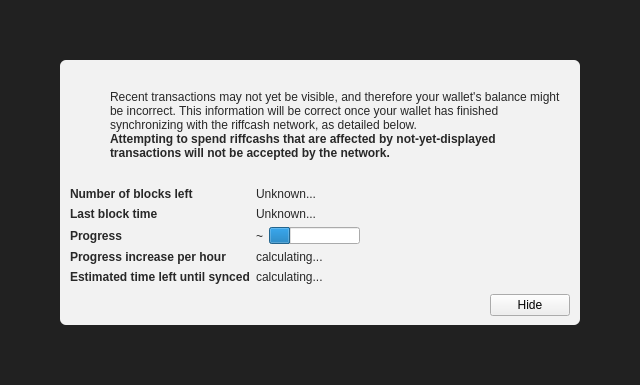
<?xml version="1.0" encoding="UTF-8"?>
<ui version="4.0">
 <class>ModalOverlay</class>
 <widget class="ModalOverlay" name="ModalOverlay">
  <property name="geometry">
   <rect>
    <x>0</x>
    <y>0</y>
    <width>640</width>
    <height>385</height>
   </rect>
  </property>
  <property name="windowTitle">
   <string>Form</string>
  </property>
  <layout class="QVBoxLayout" name="verticalLayout" stretch="0">
   <property name="sizeConstraint">
    <enum>QLayout::SetDefaultConstraint</enum>
   </property>
   <property name="leftMargin">
    <number>0</number>
   </property>
   <property name="topMargin">
    <number>0</number>
   </property>
   <property name="rightMargin">
    <number>0</number>
   </property>
   <property name="bottomMargin">
    <number>0</number>
   </property>
   <item>
    <widget class="QWidget" name="bgWidget" native="true">
     <property name="styleSheet">
      <string notr="true">#bgWidget { background: rgba(0,0,0,220); }</string>
     </property>
     <layout class="QVBoxLayout" name="verticalLayoutMain" stretch="1">
      <property name="leftMargin">
       <number>60</number>
      </property>
      <property name="topMargin">
       <number>60</number>
      </property>
      <property name="rightMargin">
       <number>60</number>
      </property>
      <property name="bottomMargin">
       <number>60</number>
      </property>
      <item>
       <widget class="QWidget" name="contentWidget" native="true">
        <property name="styleSheet">
         <string notr="true">#contentWidget { background: rgba(255,255,255,240); border-radius: 6px; }

QLabel { color: rgb(40,40,40);  }</string>
        </property>
        <layout class="QVBoxLayout" name="verticalLayoutSub" stretch="1,0,0,0">
         <property name="spacing">
          <number>0</number>
         </property>
         <property name="leftMargin">
          <number>10</number>
         </property>
         <property name="topMargin">
          <number>10</number>
         </property>
         <property name="rightMargin">
          <number>10</number>
         </property>
         <property name="bottomMargin">
          <number>10</number>
         </property>
         <item>
          <layout class="QHBoxLayout" name="horizontalLayoutIconText" stretch="0,1">
           <property name="topMargin">
            <number>20</number>
           </property>
           <item>
            <layout class="QVBoxLayout" name="verticalLayoutIcon">
             <property name="leftMargin">
              <number>0</number>
             </property>
             <item>
              <widget class="QPushButton" name="warningIcon">
               <property name="enabled">
                <bool>false</bool>
               </property>
               <property name="text">
                <string/>
               </property>
               <property name="icon">
                <iconset>
                 <normaloff>:/icons/warning</normaloff>
                 <disabledoff>:/icons/warning</disabledoff>:/icons/warning</iconset>
               </property>
               <property name="iconSize">
                <size>
                 <width>48</width>
                 <height>48</height>
                </size>
               </property>
               <property name="flat">
                <bool>true</bool>
               </property>
              </widget>
             </item>
             <item>
              <spacer name="verticalSpacerWarningIcon">
               <property name="orientation">
                <enum>Qt::Vertical</enum>
               </property>
               <property name="sizeHint" stdset="0">
                <size>
                 <width>20</width>
                 <height>40</height>
                </size>
               </property>
              </spacer>
             </item>
            </layout>
           </item>
           <item>
            <layout class="QVBoxLayout" name="verticalLayoutInfoText">
             <property name="leftMargin">
              <number>0</number>
             </property>
             <property name="topMargin">
              <number>0</number>
             </property>
             <item>
              <widget class="QLabel" name="infoText">
               <property name="text">
                <string>Recent transactions may not yet be visible, and therefore your wallet's balance might be incorrect. This information will be correct once your wallet has finished synchronizing with the riffcash network, as detailed below.</string>
               </property>
               <property name="textFormat">
                <enum>Qt::RichText</enum>
               </property>
               <property name="wordWrap">
                <bool>true</bool>
               </property>
              </widget>
             </item>
             <item>
              <widget class="QLabel" name="infoTextStrong">
               <property name="font">
                <font>
                 <weight>75</weight>
                 <bold>true</bold>
                </font>
               </property>
               <property name="text">
                <string>Attempting to spend riffcashs that are affected by not-yet-displayed transactions will not be accepted by the network.</string>
               </property>
               <property name="textFormat">
                <enum>Qt::RichText</enum>
               </property>
               <property name="wordWrap">
                <bool>true</bool>
               </property>
              </widget>
             </item>
             <item>
              <spacer name="verticalSpacerInTextSpace">
               <property name="orientation">
                <enum>Qt::Vertical</enum>
               </property>
               <property name="sizeHint" stdset="0">
                <size>
                 <width>20</width>
                 <height>40</height>
                </size>
               </property>
              </spacer>
             </item>
            </layout>
           </item>
          </layout>
         </item>
         <item>
          <spacer name="verticalSpacerAfterText">
           <property name="orientation">
            <enum>Qt::Vertical</enum>
           </property>
           <property name="sizeHint" stdset="0">
            <size>
             <width>20</width>
             <height>40</height>
            </size>
           </property>
          </spacer>
         </item>
         <item>
          <layout class="QFormLayout" name="formLayout">
           <property name="fieldGrowthPolicy">
            <enum>QFormLayout::FieldsStayAtSizeHint</enum>
           </property>
           <property name="horizontalSpacing">
            <number>6</number>
           </property>
           <property name="verticalSpacing">
            <number>6</number>
           </property>
           <property name="topMargin">
            <number>10</number>
           </property>
           <item row="0" column="0">
            <widget class="QLabel" name="labelNumberOfBlocksLeft">
             <property name="font">
              <font>
               <weight>75</weight>
               <bold>true</bold>
              </font>
             </property>
             <property name="text">
              <string>Number of blocks left</string>
             </property>
            </widget>
           </item>
           <item row="0" column="1">
            <widget class="QLabel" name="numberOfBlocksLeft">
             <property name="text">
              <string>Unknown...</string>
             </property>
            </widget>
           </item>
           <item row="1" column="0">
            <widget class="QLabel" name="labelLastBlockTime">
             <property name="font">
              <font>
               <weight>75</weight>
               <bold>true</bold>
              </font>
             </property>
             <property name="text">
              <string>Last block time</string>
             </property>
            </widget>
           </item>
           <item row="1" column="1">
            <widget class="QLabel" name="newestBlockDate">
             <property name="sizePolicy">
              <sizepolicy hsizetype="Maximum" vsizetype="Preferred">
               <horstretch>0</horstretch>
               <verstretch>0</verstretch>
              </sizepolicy>
             </property>
             <property name="text">
              <string>Unknown...</string>
             </property>
            </widget>
           </item>
           <item row="2" column="0">
            <widget class="QLabel" name="labelSyncDone">
             <property name="font">
              <font>
               <weight>75</weight>
               <bold>true</bold>
              </font>
             </property>
             <property name="text">
              <string>Progress</string>
             </property>
            </widget>
           </item>
           <item row="2" column="1">
            <layout class="QHBoxLayout" name="horizontalLayoutSync" stretch="0,1">
             <item>
              <widget class="QLabel" name="percentageProgress">
               <property name="text">
                <string notr="true">~</string>
               </property>
              </widget>
             </item>
             <item>
              <widget class="QProgressBar" name="progressBar">
               <property name="value">
                <number>24</number>
               </property>
               <property name="format">
                <string/>
               </property>
              </widget>
             </item>
            </layout>
           </item>
           <item row="4" column="0">
            <widget class="QLabel" name="labelProgressIncrease">
             <property name="font">
              <font>
               <weight>75</weight>
               <bold>true</bold>
              </font>
             </property>
             <property name="text">
              <string>Progress increase per hour</string>
             </property>
            </widget>
           </item>
           <item row="4" column="1">
            <widget class="QLabel" name="progressIncreasePerH">
             <property name="text">
              <string>calculating...</string>
             </property>
            </widget>
           </item>
           <item row="5" column="0">
            <widget class="QLabel" name="labelEstimatedTimeLeft">
             <property name="font">
              <font>
               <weight>75</weight>
               <bold>true</bold>
              </font>
             </property>
             <property name="text">
              <string>Estimated time left until synced</string>
             </property>
            </widget>
           </item>
           <item row="5" column="1">
            <widget class="QLabel" name="expectedTimeLeft">
             <property name="text">
              <string>calculating...</string>
             </property>
            </widget>
           </item>
          </layout>
         </item>
         <item>
          <layout class="QHBoxLayout" name="horizontalLayoutButtons">
           <property name="leftMargin">
            <number>10</number>
           </property>
           <property name="topMargin">
            <number>10</number>
           </property>
           <item>
            <spacer name="horizontalSpacer">
             <property name="orientation">
              <enum>Qt::Horizontal</enum>
             </property>
             <property name="sizeHint" stdset="0">
              <size>
               <width>40</width>
               <height>20</height>
              </size>
             </property>
            </spacer>
           </item>
           <item>
            <widget class="QPushButton" name="closeButton">
             <property name="text">
              <string>Hide</string>
             </property>
            </widget>
           </item>
          </layout>
         </item>
        </layout>
       </widget>
      </item>
     </layout>
    </widget>
   </item>
  </layout>
 </widget>
 <customwidgets>
  <customwidget>
   <class>ModalOverlay</class>
   <extends>QWidget</extends>
   <header>modaloverlay.h</header>
   <container>1</container>
  </customwidget>
 </customwidgets>
 <resources/>
 <connections/>
</ui>
